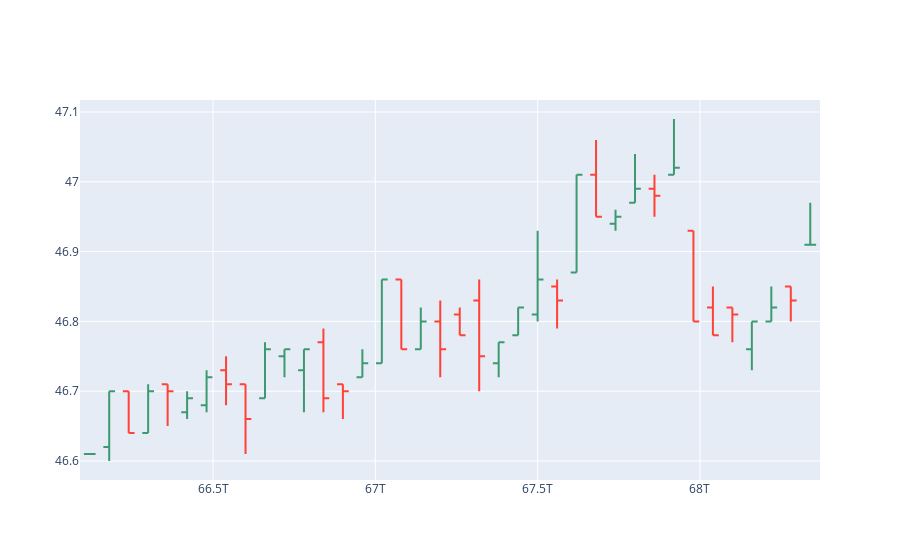

Notebook cell for this chart:
### Code cell
import plotly.graph_objects as go


res = kx.q.qsql.select(
                table = tab, 
                columns = {'Open':'first price', 'High':'max price', 'Low':'min price', 'Close':'last price'},
                by = {'Time': ['.q.xbar', 1, 'time.minute']}
                )

kx.q('.util.unkey:{0!x}')
unkey_res = kx.q.util.unkey(res)

df = unkey_res.pd()

fig = go.Figure(data=go.Ohlc(x=df['Time'],
                open=df['Open'],
                high=df['High'],
                low=df['Low'],
                close=df['Close']))
fig.update(layout_xaxis_rangeslider_visible=False)
fig.show()
